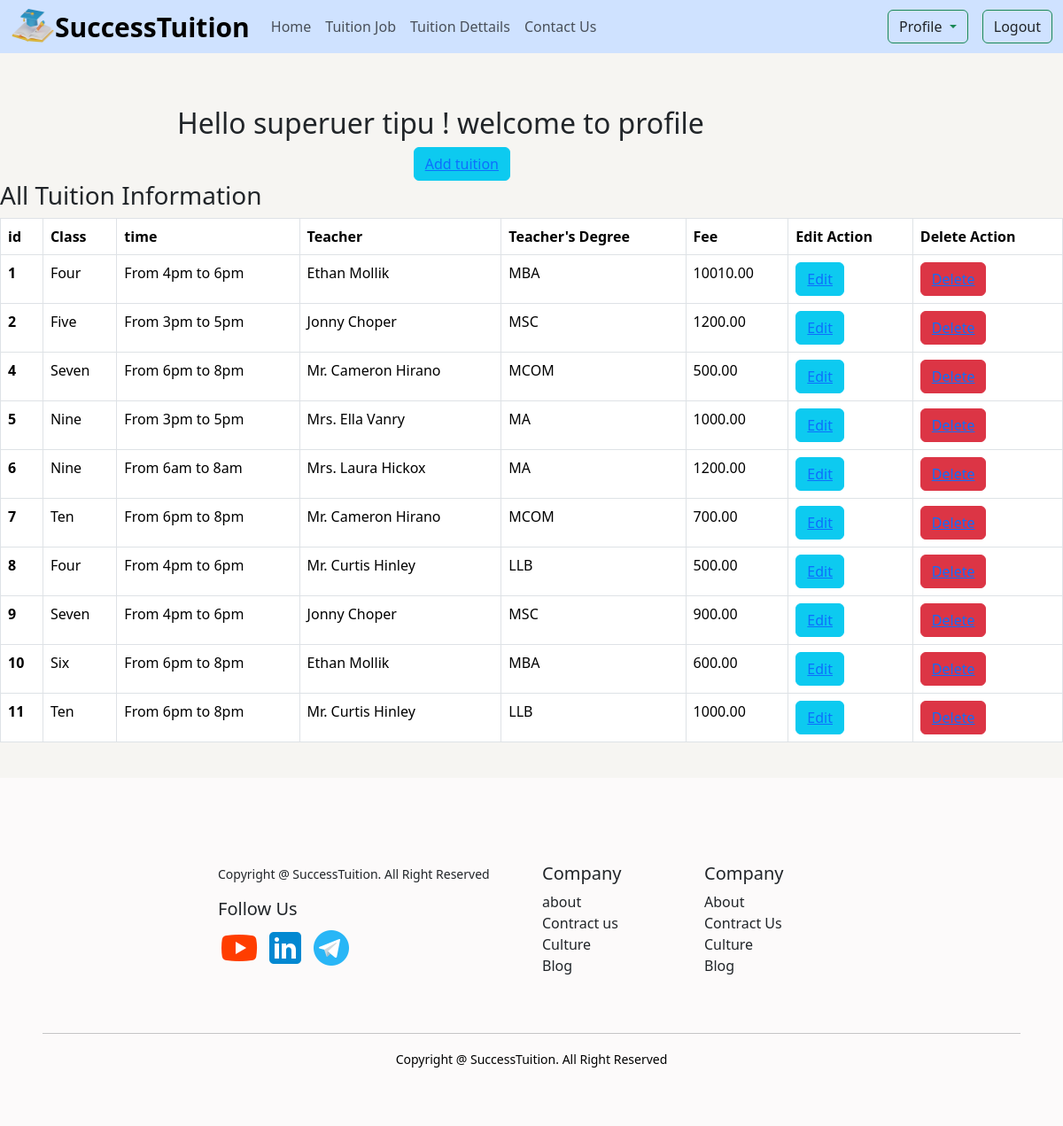
Screenshot of /student/profile/ (signed in) with the database file from the repository.
### tuition/models.py (models this page shows, shortened)
class Tuition(models.Model):
    name=models.ForeignKey('student.StudentClass',on_delete=models.CASCADE)
    time=models.CharField(max_length=60)
    teacher=models.ForeignKey(Teacher,on_delete= models.CASCADE,null=True, blank=True)
    fee=models.DecimalField(decimal_places=2,max_digits=7,null=True, blank=True)
    subject=models.ForeignKey(TuitionSubject,on_delete=models.CASCADE,null=True, blank=True)

### student/models.py (models this page shows)
class StudentClass(models.Model):
    class_name = models.CharField(max_length=50)
    slug=models.SlugField(max_length=50)
    def __str__(self):
        return self.class_name

### teacher/models.py (models this page shows)
class Teacher(models.Model):
    user=models.OneToOneField(User,on_delete=models.CASCADE)
    image=models.ImageField(upload_to='teacher/images/')
    gender=models.CharField(max_length=30,choices=GENDER)
    mobile_no=models.CharField(max_length=12)
    degree=models.CharField(max_length=50,null=True,blank=True)
    def __str__(self):
        return f"{self.user.first_name} {self.user.last_name}"

### student/views.py (the view)
# urls.py: path('profile/',views.StudentProfileView.as_view(),name='profile'),
class StudentProfileView(LoginRequiredMixin,ListView):
    model=Tuition
    def get_template_names(self):
        if self.request.user.is_superuser:
            template_name="superuser.html"
            return template_name
        else:
            template_name='profile.html'
            return template_name
    def get_context_data(self, **kwargs):
        context = super().get_context_data(**kwargs)
        context["data"] = Student.objects.filter(user=self.request.user)
        context["data2"] = ApplyTuition.objects.filter(student=self.request.user)
        if self.request.user.is_superuser:
            context["data_3"] = Tuition.objects.all()
        return context
    def get_queryset(self):
        if self.request.user.is_superuser:
            return Tuition.objects.all()
        else:
            return Student.objects.filter(user=self.request.user)

### student/templates/superuser.html (shortened to what this page needs)
{% extends 'base.html' %}
{% block content %}
<class="row">
    <div class="col-lg-8 col-md-8 col-sm-12 mx-auto">
        <h2>Hello superuer  {{request.user.username}} {{request.user.last_name}}! welcome to profile</h2>
    <div  class="col-lg-4 col-md-4 col-sm-12 mx-auto d-flex gap-3">
        <button class="btn btn-info"><a href="{% url 'add_tuition' %}">Add tuition</a></button>
    </div>
</div>
{% if data_3 %}
<h3>All Tuition Information</h3>
    <table class="table table-bordered">
        <thead>
          <tr>
            <th scope="col">id</th>
            <th scope="col">Class</th>
            <th scope="col">time</th>
            <th scope="col">Teacher</th>
            <th scope="col">Teacher's Degree</th>
            <th scope="col">Fee</th>
            <th scope="col">Edit Action</th>
            <th scope="col">Delete Action</th>
          </tr>
        </thead>
        <tbody>
          {% for i in data_3%}
          <tr>
            <th scope="row">{{i.id}}</th>
            <td>{{i.name}}</td>
            <td>{{i.time}}</td>
            <td>{{i.teacher}}</td>
            <td>{{i.teacher.degree}}</td>
            <td>{{i.fee}}</td>
            <td><button class="btn btn-info"><a href="{% url 'edit_tuition' i.id %}">Edit</a></button></td>
            <td><button class="btn btn-danger"><a href="{% url 'delete_tuition' i.id %}">Delete</a></button></td>
          </tr>
          {% endfor %}
        </tbody>
      </table>
</div>
{% endif %}
{% endblock %}

### rows the page displays
Tuition: id "1", name "Four", time "From 4pm to 6pm", teacher "Ethan Mollik", teacher.degree "MBA", fee "10010.00"
Tuition: id "2", name "Five", time "From 3pm to 5pm", teacher "Jonny Choper", teacher.degree "MSC", fee "1200.00"
Tuition: id "4", name "Seven", time "From 6pm to 8pm", teacher "Mr. Cameron Hirano", teacher.degree "MCOM", fee "500.00"
Tuition: id "5", name "Nine", time "From 3pm to 5pm", teacher "Mrs. Ella Vanry", teacher.degree "MA", fee "1000.00"
Tuition: id "6", name "Nine", time "From 6am to 8am", teacher "Mrs. Laura Hickox", teacher.degree "MA", fee "1200.00"
Tuition: id "7", name "Ten", time "From 6pm to 8pm", teacher "Mr. Cameron Hirano", teacher.degree "MCOM", fee "700.00"
Tuition: id "8", name "Four", time "From 4pm to 6pm", teacher "Mr. Curtis Hinley", teacher.degree "LLB", fee "500.00"
Tuition: id "9", name "Seven", time "From 4pm to 6pm", teacher "Jonny Choper", teacher.degree "MSC", fee "900.00"
Tuition: id "10", name "Six", time "From 6pm to 8pm", teacher "Ethan Mollik", teacher.degree "MBA", fee "600.00"
Tuition: id "11", name "Ten", time "From 6pm to 8pm", teacher "Mr. Curtis Hinley", teacher.degree "LLB", fee "1000.00"

### other values shown
{{ request.user.username }} "tipu"
